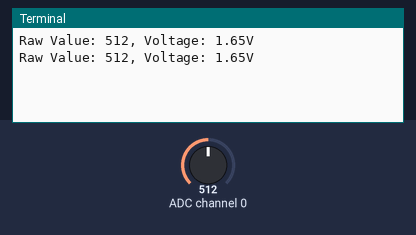
The program below on a simulated Raspberry Pi (BCM pin numbers). Parts: the last lines printed to the terminal. The inputs (shaded band) are chosen by the test bench; at power-on: ADC channel 0 = 512 (analog values on the 0–1023 scale).

Above: at 1.2 s.
1.3 s: ADC channel 0 set to 716
At 2.6 s:
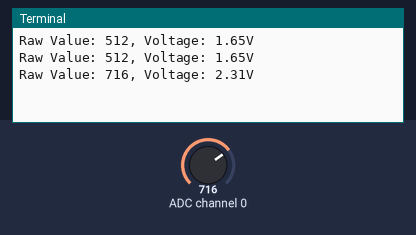
2.8 s: ADC channel 0 set to 900
At 3.7 s:
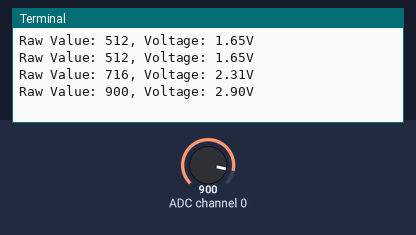
Timing chart, 0 to 5.8 s (numbered marks = the images above; inputs shaded):
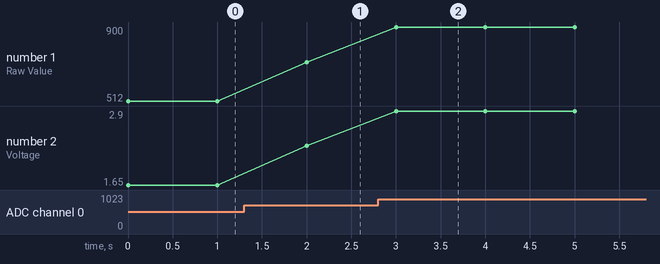

Measured:
- after the input at 1.3 s, the terminal: prints a new line after 0.70 s (image 1)
- after the input at 2.8 s, the terminal: prints a new line after 0.20 s (image 2)
- plotted number 1: 512 → 716 after the input at 1.3 s, 716 → 900 after the input at 2.8 s
- plotted number 2: 1.65 → 2.31 after the input at 1.3 s, 2.31 → 2.9 after the input at 2.8 s

The program:

spI_adc.py
```python
import spidev
import time

# Create SPI instance
spi = spidev.SpiDev()
spi.open(0, 0)   # Open bus 0, device 0 (CE0)
spi.max_speed_hz = 1350000  # 1.35 MHz

def read_channel(channel):
    # MCP3008 has 8 channels (0-7)
    # Send start bit, single-ended mode, channel (bits packed)
    adc = spi.xfer2([1, (8 + channel) << 4, 0])
    # Convert to 10-bit value
    data = ((adc[1] & 3) << 8) | adc[2]
    return data

try:
    while True:
        value = read_channel(0)  # Read channel 0
        voltage = (value * 3.3) / 1023  # Convert to voltage
        print(f"Raw Value: {value}, Voltage: {voltage:.2f}V")
        time.sleep(1)
except KeyboardInterrupt:
    spi.close()
    print("Stopped by User")
```
